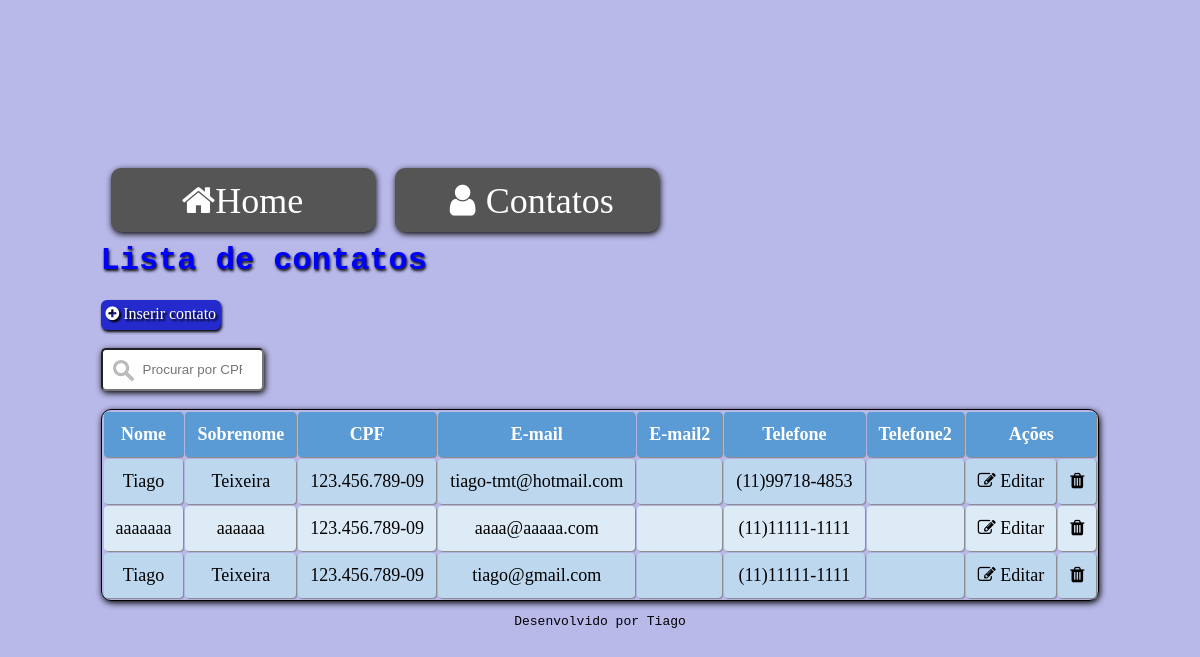
Page /index.php?pagina=usuarios on the committed database.
### tables this page shows
CREATE TABLE `usuarios` (
  `id_usuario` int NOT NULL AUTO_INCREMENT,
  `nome` varchar(255) NOT NULL,
  `sobrenome` varchar(255) NOT NULL,
  `cpf` varchar(14) DEFAULT NULL,
  `email` varchar(255) DEFAULT NULL,
  `email2` varchar(255) DEFAULT NULL,
  `telefone` varchar(14) DEFAULT NULL,
  `telefone2` varchar(14) DEFAULT NULL,
  PRIMARY KEY (`id_usuario`)
);

### db.php (called while the page is built)
<?php
$dados = file_get_contents('./config.json');
$dadosArray = json_decode($dados, true);
$server = $dadosArray["server"];
$user = $dadosArray["user"];
$password = $dadosArray["password"];
$db = $dadosArray["database"];
$conexao = mysqli_connect($server, $user, $password, $db);
$query = 'SELECT * FROM usuarios';
$consulta_usuarios = mysqli_query($conexao, $query);

### views/usuarios.php (the view)
<h1 id="listaContatos">Lista de contatos</h1>
<a href="?pagina=inserir_usuario" class="inserirNovo"><i class="fa fa-plus-circle" aria-hidden="true"></i> Inserir contato</a><br><br>
<input type="text" id="entradaSearch" maxlength="14" onkeyup="search()" placeholder="Procurar por CPFs" title="Digite o CPF"><br><br>
<table id="tabela" style="border:1px solid black;">
    <tr class="header">
        <th>Nome</th>
        <th>Sobrenome</th>
        <th>CPF</th>
        <th>E-mail</th>
        <th>E-mail2</th>
        <th>Telefone</th>
        <th>Telefone2</th>
        <th colspan="2">Ações</th>
    </tr>
    <?php
    while ($linha =  mysqli_fetch_array($consulta_usuarios)) {
        echo "<tr><td>" . $linha['nome'] . "</td>";
        echo "<td>" . $linha['sobrenome'] . "</td>";
        echo "<td>" . $linha['cpf'] . "</td>";
        echo "<td>" . $linha['email'] . "</td>";
        echo "<td>" . $linha['email2'] . "</td>";
        echo "<td>" . $linha['telefone'] . "</td>";
        echo "<td>" . $linha['telefone2'] . "</td>";
    ?>
        <td><a href="?pagina=inserir_usuario&editar=<?php echo $linha['id_usuario']; ?>" title=" Editar Contato"><i class="fa fa-pencil-square-o" aria-hidden="true"> Editar</i></a></td>
        <td><a href="deleta_usuario.php?id_usuario=<?php echo $linha['id_usuario']; ?>" class="excluirContato"><i class="fa fa-trash" title="Excluir registro" aria-hidden="true"></i></a></td>
        </tr>
    <?php } ?>
</table>

### header.php (shortened to what this page needs)
<!DOCTYPE html>
<html lang="en">
<head>
    <link rel="stylesheet" href="./style/style.css">
    <link rel="stylesheet" href="https://cdnjs.cloudflare.com/ajax/libs/font-awesome/4.7.0/css/font-awesome.min.css">
</head>
<body>
    <div class="principal">
        <div class="conteudos">
            <a href="?pagina=home" class="btnHome paginas"><i class="fa fa-home"></i>Home</a>
            <a href="?pagina=usuarios" class="btnContatos paginas"><i class="fa fa-fw fa-user"></i>Contatos</a>

### index.php (shortened to what this page needs)
<?php
include './db.php';
include './header.php';
if (isset($_GET['pagina'])) {
    $pagina = $_GET['pagina'];
} else {
    $pagina = 'home';
}
switch ($pagina) {
    case 'usuarios':
        include './views/usuarios.php';
        break;
}
include './footer.php';

### footer.php (shortened to what this page needs)
<footer>
    <p>Desenvolvido por <a href="https://github.com/tiagomt">Tiago</a></p>
</footer>
</div>
</div>
</body>
</html>

### style/style.css (style rules this page uses)
html, body { margin: 0; padding: 0; }
body { height: 100vh; background-color: #b8b8e9; }
.principal { display: flex; justify-content: center; height: 100vh; align-items: center; }
.conteudos { padding: 5px; justify-content: center; align-self: center; }
.paginas { background-color: #555; border-radius: 10px; box-shadow: #000000 1px 2px 6px; padding: 12px; margin: 10px; display: block; float: left; height: 5vh; width: 30vh; color: #fff; text-align: center; text-decoration: none; font-size: 36px; }
.inserirNovo, form input[type=submit] { border-radius: 6px; background: #242acb; box-shadow: #000000 1px 2px 3px; padding: 5px; color: #fff; text-shadow: 2px 2px 2px black; text-decoration: none; }
.inserirNovo { height: 2.5vh; display: inline-block; }
input { display: inline-block; }
#entradaSearch { padding: 12px; background-image: url('../images/searchIcon.png'); background-position: 10px 10px; background-repeat: no-repeat; border-radius: 5px; padding: 12px 20px 12px 40px; width: 10%; box-shadow: #000000 1px 2px 6px; }
#tabela { border-collapse: separate; border-spacing: 0, .15em; border-radius: 10px; width: 100%; font-size: 18px; box-shadow: #000000 1px 2px 6px; }
#tabela th { color: #fff; background-color: #5b9bd5; }
#tabela tr { background-color: #ddebf7; }
#tabela tr:nth-child(2n) { background-color: #bdd7ee; }
#tabela td, #tabela th { text-align: center; padding: 12px; border-radius: 4px; box-shadow: 1px 1px 1px #888; }
#tabela tr.header, #tabela tr:hover { background-color: #6cace6; }
a { text-decoration: none; color: inherit; }
.home, footer { text-align: center; }
#listaContatos { font-family: 'Courier New', Courier, monospace; color: blue; text-shadow: #000000 1px 2px 3px; clear: both; }
footer { font-weight: lighter; font-family: monospace; }
footer a { color: #000000; text-decoration: none; }

### rows in the picture
usuarios: nome "Tiago", sobrenome "Teixeira", cpf "123.456.789-09", email "tiago-tmt@hotmail.com", telefone "(11)99718-4853"
usuarios: nome "aaaaaaa", sobrenome "aaaaaa", cpf "123.456.789-09", email "aaaa@aaaaa.com", telefone "(11)11111-1111"
usuarios: nome "Tiago", sobrenome "Teixeira", cpf "123.456.789-09", email "tiago@gmail.com", telefone "(11)11111-1111"
